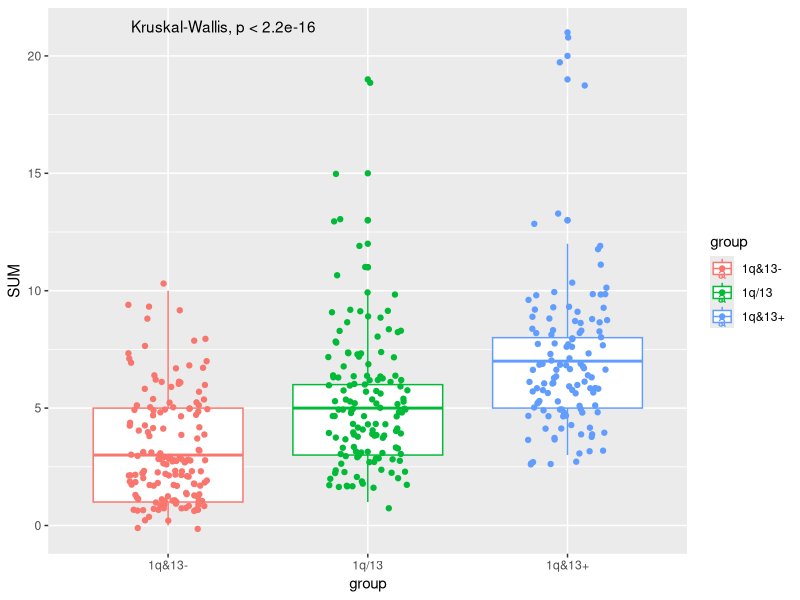
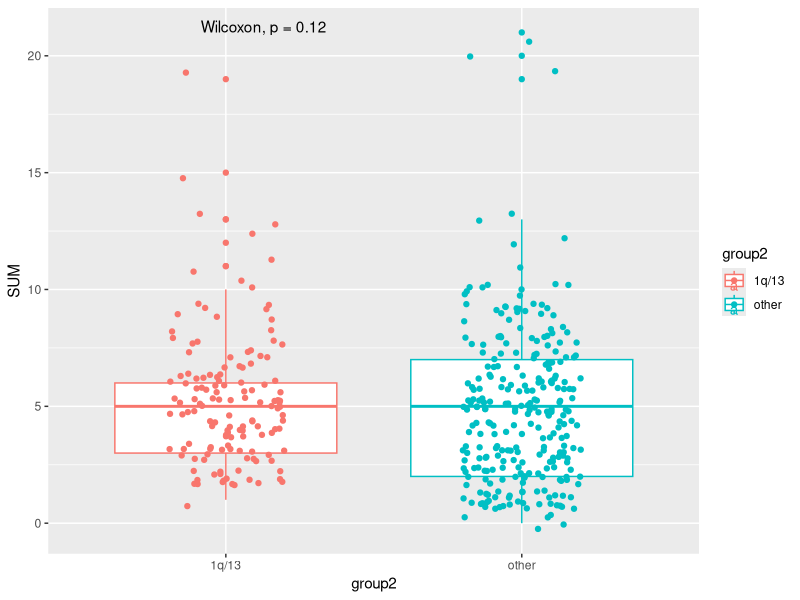
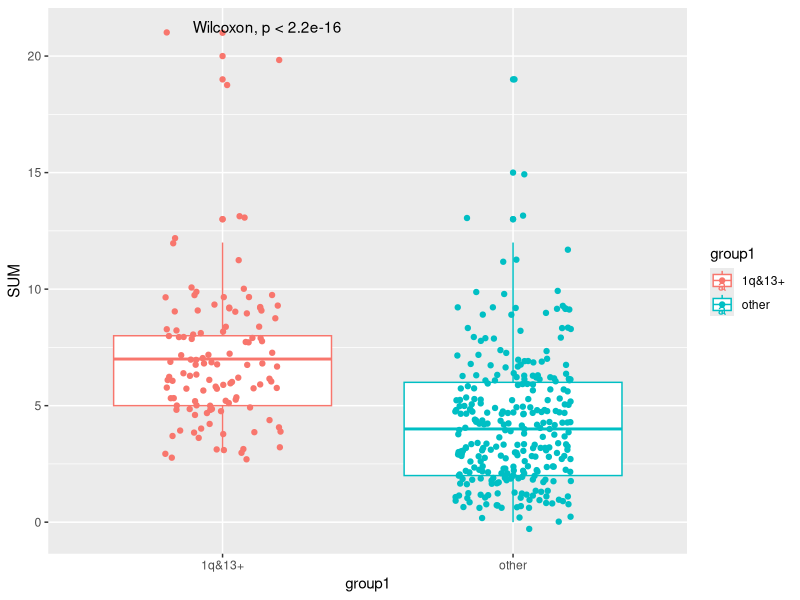
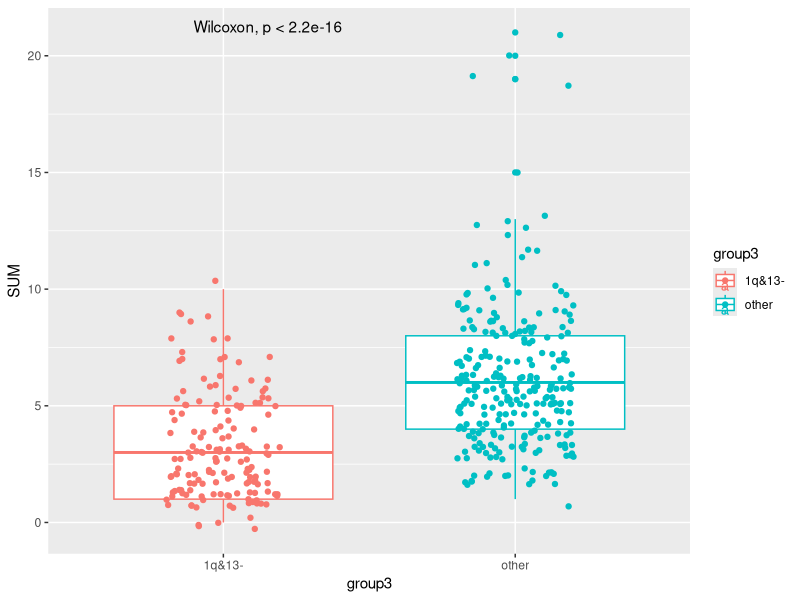
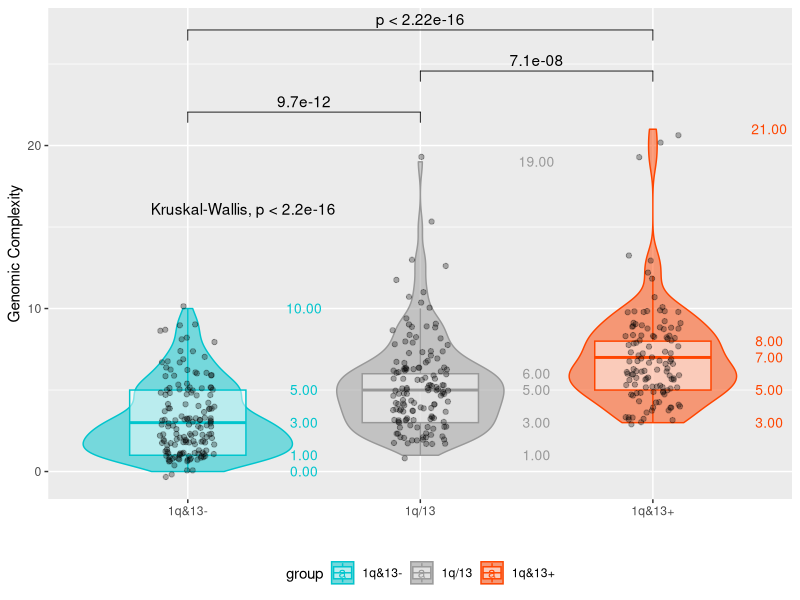

These figures' R source, in order: (Note: this script raises an error after producing the figures.)
library(tidyverse)
library(data.table)
library(ggpubr)


import<-fread("results/complete_database_BO_1q_13.txt")

rownames(import) <- import$SNP_FILE_NAME %>% str_replace(" ", "_")
import <- rownames_to_column(import, "sample")

# select only relevant variables to associate
names(import)
data<-import %>% select(ID, contains("maj_broad"), contains("maj_focal"), contains("maj_call"), HyperDiploidy, matches("^t_"))

names(data)

#____ Build CALLS for traslocations ______


data$t_others <- data$t_14_16 + data$t_14_20 + data$t_6_14
data$t_IgH <- ifelse(data$t_11_14 == 1 | data$t_4_14 == 1 | data$t_others == 1, 1,0 )


#____ KEEP ONLY UNIQUE/RELVANT CALLS____ 

# unique calls
data <- data %>% select( -c(AMP_maj_broad_chr_1q, 
                            AMP_maj_broad_chr_8q, 
                            DEL_maj_broad_chr_17p, 
                            DEL_maj_broad_chr_13q, 
                            DEL_maj_broad_chr_14q, 
                            DEL_maj_broad_chr_1p,
                            DEL_maj_broad_chr_16q, 
                            contains("maj_focal"),
                            t_14_16,
                            t_6_14,
                            t_14_20
))

names(data)

# exclude calls from HyperDiploid chromosomes and single translocations for MDS dataset creation 
data <- data %>% select( -c(AMP_maj_broad_chr_3p, 
                            AMP_maj_broad_chr_3q, 
                            AMP_maj_broad_chr_5p, 
                            AMP_maj_broad_chr_5q, 
                            AMP_maj_broad_chr_7p, 
                            AMP_maj_broad_chr_7q,
                            AMP_maj_broad_chr_9p, 
                            AMP_maj_broad_chr_9q,
                            AMP_maj_broad_chr_11p, 
                            AMP_maj_broad_chr_11q,
                            AMP_maj_broad_chr_15q,
                            AMP_maj_broad_chr_19p,
                            AMP_maj_broad_chr_19q,
                            AMP_maj_broad_chr_21q,
                            t_4_14,
                            t_11_14,
                            t_others
))

# renaming calls column
names(data) <- names(data) %>% str_replace("maj_broad_chr_|maj_call_chr_","")
names(data)




# filter data for missing data (missing traslocation from AMB or Bo2005 protocols)


missing_T <- is.na(import$t_11_14) + is.na(import$t_4_14) + is.na(import$t_6_14) + is.na(import$t_14_16) + is.na(import$t_14_20)
table(missing_T)
import$missing_T <- missing_T

df.2<- filter(data, !is.na(t_IgH))

df.2 <- mutate(df.2, SUM=rowSums(df.2[,-1]))


df.2$group <- ifelse( df.2$AMP_1q == 1 & df.2$DEL_13q ==1, "1q&13+",
                      ifelse(df.2$AMP_1q == 1 | df.2$DEL_13q ==1, "1q/13", "1q&13-") ) 

df.2$group %>% table
df.2$SUM

df.2$SUM %>% summary

  
  
kruskal.test(df.2$group, df.2$SUM)

GC_plus <- df.2 %>% filter(group=="1q&13+") %>% .$SUM
GC_plus_other <- df.2 %>% filter(group != "1q&13+") %>% .$SUM

df.2$group1 <- ifelse(df.2$group == "1q&13+", "1q&13+","other")
kruskal.test(df.2$group1, df.2$SUM)

df.2$group2 <- ifelse(df.2$group == "1q/13", "1q/13","other")
kruskal.test(df.2$group2, df.2$SUM)

df.2$group3 <- ifelse(df.2$group == "1q&13-", "1q&13-","other")
kruskal.test(df.2$group3, df.2$SUM)



df.2$group <- df.2$group %>% factor(levels = c("1q&13-","1q/13","1q&13+"))

df.2 %>% ggplot(aes(group, SUM, colour=group)) +
  geom_boxplot() +
  geom_jitter(width = 0.2) +
  ggpubr::stat_compare_means()


df.2 %>% ggplot(aes(group2, SUM, colour=group2)) +
  geom_boxplot() +
  geom_jitter(width = 0.2) +
  ggpubr::stat_compare_means()


df.2 %>% ggplot(aes(group1, SUM, colour=group1)) +
  geom_boxplot() +
  geom_jitter(width = 0.2) +
  ggpubr::stat_compare_means()

df.2 %>% ggplot(aes(group3, SUM, colour=group3)) +
  geom_boxplot() +
  geom_jitter(width = 0.2) +
  ggpubr::stat_compare_means()


#________ def plots _____ paper


my_comparisons <- list( c("1q&13-", "1q/13"), 
                        c("1q/13", "1q&13+"), 
                        c("1q&13-", "1q&13+") )


gg <- df.2 %>% ggplot(aes(group, SUM)) +
  geom_violin(aes(fill=group, colour=group), alpha=0.5) +   
  geom_boxplot(aes( colour=group), alpha=0.5, width=0.5, outlier.shape = NA) +
  geom_jitter(width = 0.12, alpha=0.3) + 
  stat_summary(geom="text", fun =quantile,
               aes(label=sprintf("%1.2f", after_stat(y)), color=group),
               position=position_nudge(x= 0.5), size=3.5) +
  stat_compare_means(comparisons = my_comparisons)+ 
  stat_compare_means(label.y.npc =0.75, label.x.npc = 0) + 
  xlab("") + ylab("Genomic Complexity") +
  # custom colors
  scale_fill_manual(values=c("turquoise3", "grey60", "orangered")) +
  scale_color_manual(values=c("turquoise3", "grey60", "orangered")) +
  # legend bottom
  theme(legend.position = "bottom") 

gg


dir.create("plots/Genomic_complexity")

write_tsv(df.2, "plots/Genomic_complexity/genomic_complexity_data.txt")

ggsave(filename = "plots/Genomic_complexity/genomic_complexity_in_MMriskGroups.pdf", 
       units = "in", dpi = 300, width = 6, height = 6)

ggsave(filename = "plots/Genomic_complexity/genomic_complexity_in_MMriskGroups.svg", 
       units = "in", dpi = 300, width = 6, height = 6)


df.2 %>% group_by(group) %>% summarize(mean_complexity=mean(SUM), 
                                       CI_lower=SUM %>% gmodels::ci() %>% .[2],
                                       CI_upper=SUM %>% gmodels::ci() %>% .[3])
